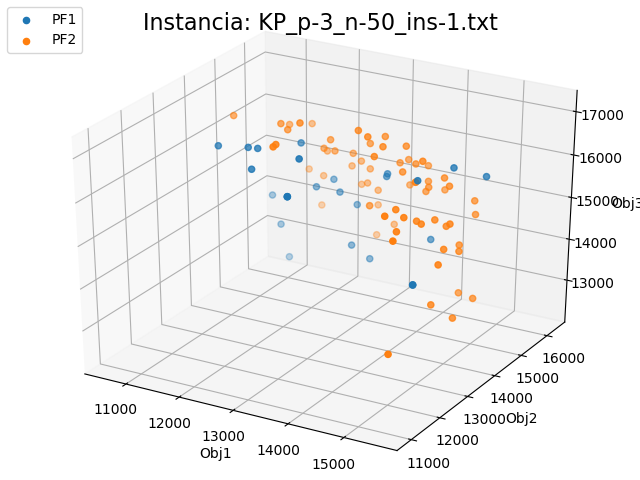

Source code (Python):
import matplotlib.pyplot as plt
from mpl_toolkits.mplot3d import Axes3D
import numpy as np
import sys
import pandas as pd

#$ python 3d_plot.py Solucion2.txt Solucion3.txt 

inPF1 = pd.read_table(sys.argv[1], delim_whitespace=True)
inPF2 = pd.read_table(sys.argv[2], delim_whitespace=True)

fig = plt.figure()
ax = Axes3D(fig)

x1 = inPF1.iloc[:,0].values
y1 = inPF1.iloc[:,1].values
z1 = inPF1.iloc[:,2].values

x2 = inPF2.iloc[:,0].values
y2 = inPF2.iloc[:,1].values
z2 = inPF2.iloc[:,2].values


ax.scatter(y1,x1,z1,label='PF1',)#,marker="o",label='EVOCA',c='blue',alpha=0.5,edgecolor='black', linewidth='0.5')
ax.scatter(y2,x2,z2,label='PF2',)#,marker="s",label='ParamILS',c='red',alpha=0.7, edgecolor='black', linewidth='0.5')


ax.set_title("Instancia: KP_p-3_n-50_ins-1.txt",size=16)
ax.set_ylabel("Obj2")
ax.set_xlabel("Obj1")
ax.set_zlabel("Obj3")
ax.legend(loc='upper left')

plt.savefig('3d_plot.png')
#plt.savefig("plot.pdf")
